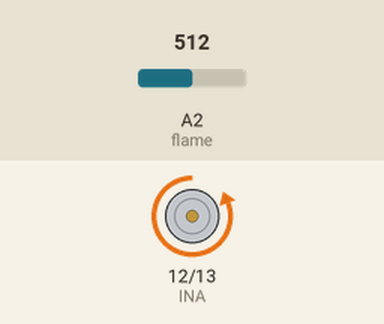
Bench run of a sketch on a simulated Arduino Uno, built with avr-gcc and run on an emulated ATmega328P. Parts: motor-driver pin pairs drawn as motors (green arrow = first pin HIGH = forward, orange = second pin HIGH = backward, longer = more drive). The test bench sets the inputs (shaded band); at power-on: A2 (flame) = 512.

Above: at 1.2 s.
1.3 s: A2 (flame) set to 691
2.8 s: A2 (flame) set to 715
At 3.4 s:
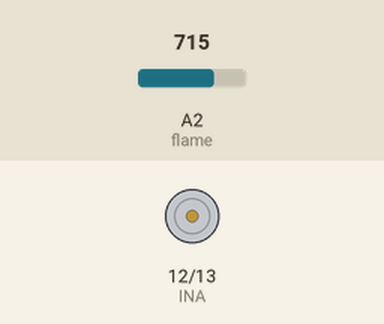
4.3 s: A2 (flame) set to 690
At 5.5 s:
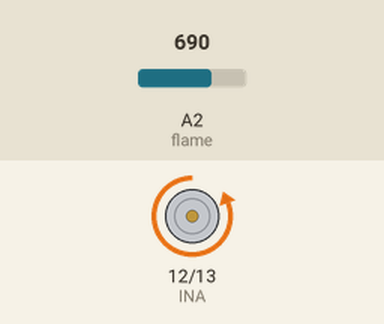
5.8 s: A2 (flame) set to 710
At 6.9 s:
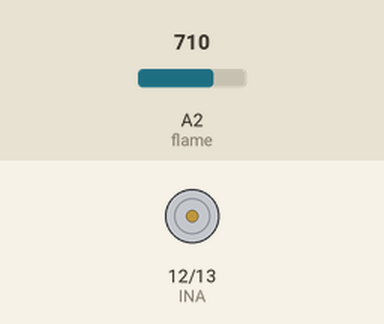
Timing chart, 0 to 8.3 s (numbered marks = the images above; inputs shaded):
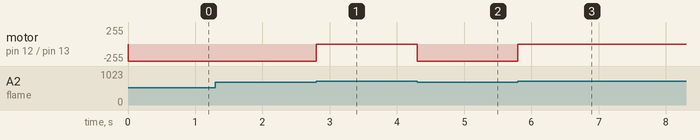

Measured:
- the behaviour switches between 700 and 701 on A2 (flame) (found by bisection; images 0 and 1)
- after the input at 1.3 s, every drawn part: stays the same
- after the input at 2.8 s, motor on pin 12 (INA) / pin 13 (INB): backward 255/255 → stopped at once
- after the input at 4.3 s, motor on pin 12 (INA) / pin 13 (INB): stopped → backward 255/255 at once
- after the input at 5.8 s, motor on pin 12 (INA) / pin 13 (INB): backward 255/255 → stopped at once

The sketch:

lesson_6.2.ino
```cpp
/*
  keyestudio Mini Tank Robot V3
  lesson 6.2
  130 motor
  http://www.keyestudio.com
*/
int INA = 12;
int INB = 13;
int flame = A2; //Define the flame pin as analog pin A2
int val = 0;    //Define digital variables
void setup() {
  pinMode(INA, OUTPUT);//Set digital port INA as output
  pinMode(INB, OUTPUT);//Set digital port INA as output
  pinMode(flame, INPUT); //Define the buzzer as an input source
}

void loop() {
  val = analogRead(flame); //Read the analog value of the flame sensor
  if (val <= 700) {  //When analog value is less than 700, LED is on
    //Turn on the fan when flame is detected
    digitalWrite(INA, LOW);
    digitalWrite(INB, HIGH);
  } else {
    //Otherwise it stops operating
    digitalWrite(INA, LOW);
    digitalWrite(INB, LOW);
  }
}
```
